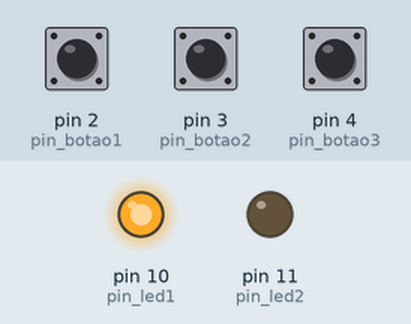
Bench run of a sketch on a simulated Arduino Uno, built with avr-gcc and run on an emulated ATmega328P. On the bench: output pins drawn as LEDs (lit = HIGH). The test bench sets the inputs (shaded band); at power-on: pin 2 (pin_botao1) HIGH, pin 3 (pin_botao2) HIGH, pin 4 (pin_botao3) HIGH. What the sketch prints to the serial monitor is not drawn.

Above: at 1.2 s.
1.3 s: pin 2 (pin_botao1) pulled LOW for 0.15 s
Timing chart, 0 to 4.3 s (numbered marks = the images above; inputs shaded):
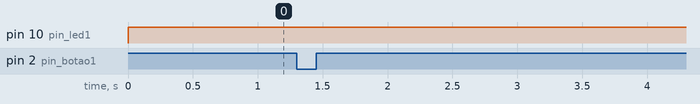

Measured:
- after the input at 1.3 s, every drawn part: stays the same

The sketch:

Exerc_cio_1_-_Lista.ino
```cpp
const int pin_led1 = 10;
const int pin_led2 = 11;
const int pin_botao1 = 2;
const int pin_botao2 = 3;
const int pin_botao3 = 4;

int conta = 0;
bool auxi = 0;
bool auxi2 = 0;

void setup() {

pinMode(pin_led1, OUTPUT);
pinMode(pin_led2, OUTPUT);
pinMode(pin_botao1, INPUT_PULLUP);
pinMode(pin_botao2, INPUT_PULLUP);
pinMode(pin_botao3, INPUT_PULLUP);
Serial.begin(9600);
}

void loop() {
//declaracao de pinos dentro do loop
bool botao1 = digitalRead(pin_botao1);
bool botao2 = digitalRead(pin_botao2);
bool botao3 = digitalRead(pin_botao3);

if(botao1 == false){
  if(auxi == 0){
  conta ++;
  auxi = 1;
  Serial.print("Vagas = ");
  Serial.println(conta);
  }
}
else{
  auxi = 0;
}
if(botao2 == false){
  if(auxi2 == 0){
  conta --;
  auxi2 = 1;
  Serial.print("Vagas = ");
  Serial.println(conta);
  }
}
else{
  auxi2 = 0;
}
if(conta<0){
  conta = 0;
}
if(conta>50){
  conta=50;
}
if(conta == 50){
  digitalWrite(pin_led2,1);
  digitalWrite(pin_led1,0);
}
if(conta<50){
  digitalWrite(pin_led2,0);
  digitalWrite(pin_led1,1);
}
if(botao3 == false){
  conta = 0;
}
}
```
